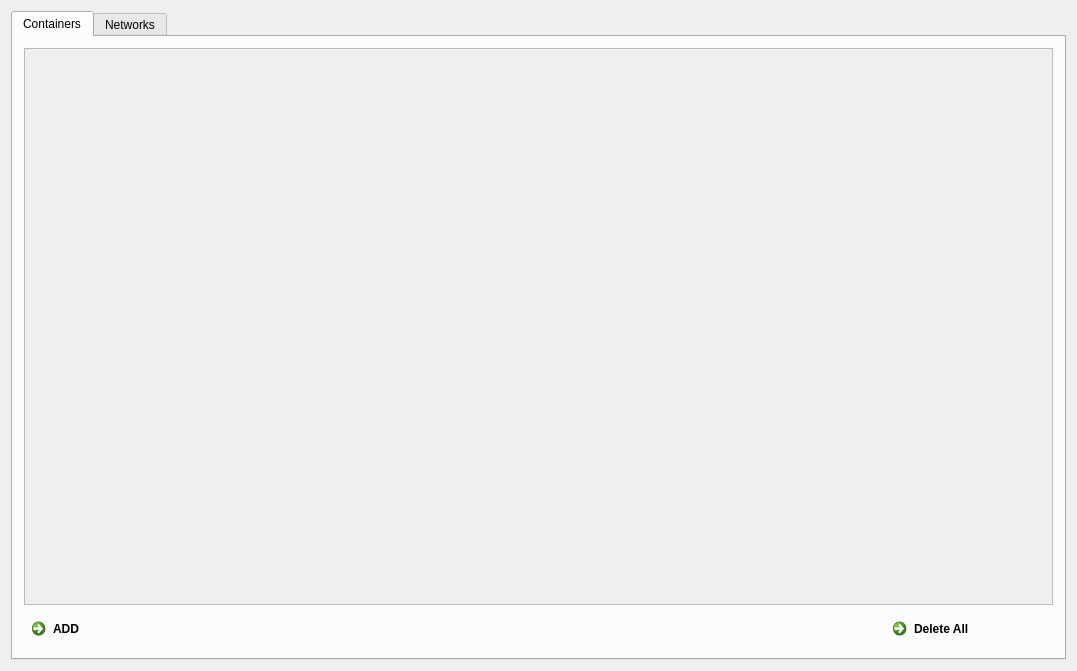
<?xml version="1.0" encoding="UTF-8"?>
<ui version="4.0">
 <class>MainWindow</class>
 <widget class="QMainWindow" name="MainWindow">
  <property name="geometry">
   <rect>
    <x>0</x>
    <y>0</y>
    <width>1077</width>
    <height>671</height>
   </rect>
  </property>
  <property name="windowTitle">
   <string>MainWindow</string>
  </property>
  <widget class="QWidget" name="centralWidget">
   <layout class="QGridLayout" name="gridLayout">
    <item row="0" column="1">
     <widget class="QTabWidget" name="tabWidget">
      <property name="currentIndex">
       <number>0</number>
      </property>
      <widget class="QWidget" name="tabCont">
       <attribute name="title">
        <string>Containers</string>
       </attribute>
       <layout class="QGridLayout" name="gridLayout_4">
        <item row="0" column="0" colspan="2">
         <widget class="QScrollArea" name="scrollArea">
          <property name="widgetResizable">
           <bool>true</bool>
          </property>
          <widget class="QWidget" name="scrollAreaWidgetContentsCont">
           <property name="geometry">
            <rect>
             <x>0</x>
             <y>0</y>
             <width>1035</width>
             <height>557</height>
            </rect>
           </property>
           <layout class="QGridLayout" name="gridLayoutCont"/>
          </widget>
         </widget>
        </item>
        <item row="1" column="0">
         <widget class="QCommandLinkButton" name="addBtn">
          <property name="sizePolicy">
           <sizepolicy hsizetype="MinimumExpanding" vsizetype="Preferred">
            <horstretch>0</horstretch>
            <verstretch>0</verstretch>
           </sizepolicy>
          </property>
          <property name="text">
           <string>ADD</string>
          </property>
         </widget>
        </item>
        <item row="1" column="1">
         <widget class="QCommandLinkButton" name="delAllContButton">
          <property name="text">
           <string>Delete All</string>
          </property>
         </widget>
        </item>
       </layout>
      </widget>
      <widget class="QWidget" name="tabNet">
       <attribute name="title">
        <string>Networks</string>
       </attribute>
       <layout class="QGridLayout" name="gridLayout_2">
        <item row="0" column="0" colspan="3">
         <widget class="QScrollArea" name="scrollAreaNet">
          <property name="widgetResizable">
           <bool>true</bool>
          </property>
          <widget class="QWidget" name="scrollAreaWidgetContentsNet">
           <property name="geometry">
            <rect>
             <x>0</x>
             <y>0</y>
             <width>1035</width>
             <height>557</height>
            </rect>
           </property>
           <layout class="QGridLayout" name="gridLayoutNet"/>
          </widget>
         </widget>
        </item>
        <item row="1" column="2">
         <widget class="QCommandLinkButton" name="delAllNetBtn">
          <property name="text">
           <string>Prune</string>
          </property>
         </widget>
        </item>
        <item row="1" column="0" colspan="2">
         <widget class="QCommandLinkButton" name="addBtnNet">
          <property name="sizePolicy">
           <sizepolicy hsizetype="MinimumExpanding" vsizetype="Preferred">
            <horstretch>0</horstretch>
            <verstretch>0</verstretch>
           </sizepolicy>
          </property>
          <property name="text">
           <string>ADD</string>
          </property>
         </widget>
        </item>
       </layout>
      </widget>
     </widget>
    </item>
   </layout>
  </widget>
 </widget>
 <layoutdefault spacing="6" margin="11"/>
 <resources/>
 <connections/>
</ui>
